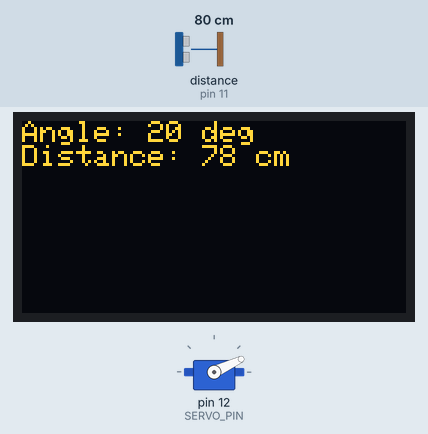
Bench run of a sketch on a simulated Arduino Uno, built with avr-gcc and run on an emulated ATmega328P. Shown: servo, 128×64 one-colour display. Wiring (inferred from the names in the program): ultrasonic range finder: trigger pin 10; echo pin 11. The inputs (shaded band) are chosen by the test bench; at power-on: distance to the obstacle (sensor on pin 11) 80 cm. The echo pulse lasts 58.3 µs per cm; the OLED is the two-colour kind (top 16 rows yellow).

Above: at 3.2 s.
3.3 s: distance to the obstacle (sensor on pin 11) set to 2 cm
At 3.84 s:
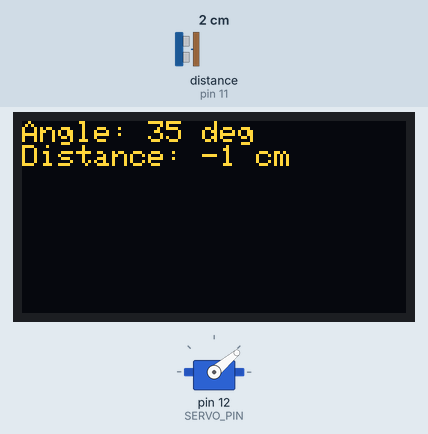
5.9 s: distance to the obstacle (sensor on pin 11) set to 4 cm
At 6.14 s:
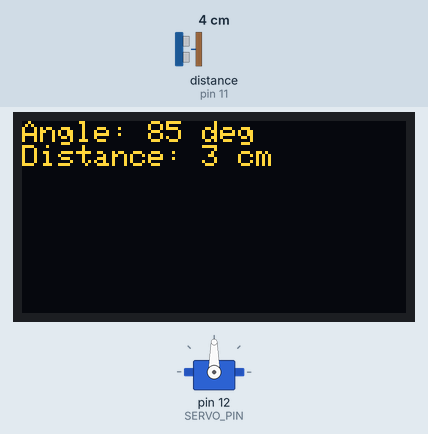
8.6 s: distance to the obstacle (sensor on pin 11) set to 9 cm
At 8.9 s:
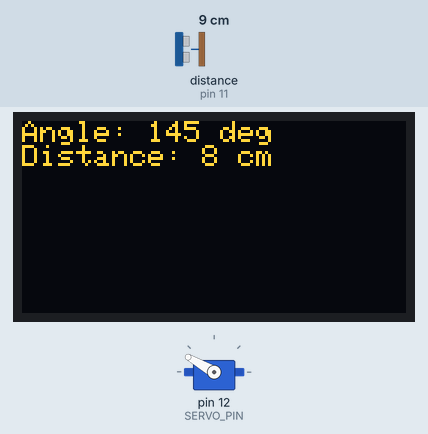
Timing chart, 0 to 17.4 s (numbered marks = the images above; inputs shaded):
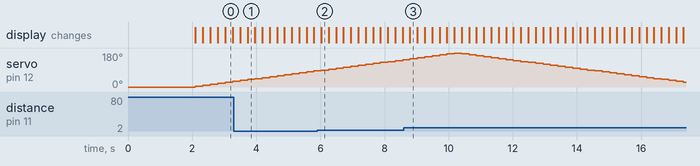

The sketch:

code10.ino
```cpp
#include <Servo.h>
#include <Wire.h>
#include <Adafruit_GFX.h>
#include <Adafruit_SSD1306.h>

#define SCREEN_WIDTH 128  // OLED display width, in pixels
#define SCREEN_HEIGHT 64  // OLED display height, in pixels (adjust to 32 if it's smaller)
#define OLED_RESET -1     // Reset pin # (or -1 if sharing Arduino reset pin)
#define OLED_I2C_ADDRESS 0x3C  // Common I2C address for SSD1306

Adafruit_SSD1306 display(SCREEN_WIDTH, SCREEN_HEIGHT, &Wire, OLED_RESET);

#define TRIG_PIN 10
#define ECHO_PIN 11
#define SERVO_PIN 12

Servo myServo;

int angle = 0;
int direction = 1;  // 1 for increasing, -1 for decreasing

void setup() {
  // Initialize serial for debugging (optional)
  Serial.begin(9600);

  // Initialize ultrasonic sensor pins
  pinMode(TRIG_PIN, OUTPUT);
  pinMode(ECHO_PIN, INPUT);

  // Attach servo
  myServo.attach(SERVO_PIN);
  myServo.write(0);  // Start at 0 degrees

  // Initialize OLED display
  if (!display.begin(SSD1306_SWITCHCAPVCC, OLED_I2C_ADDRESS)) {
    Serial.println(F("SSD1306 allocation failed"));
    for (;;);  // Don't proceed, loop forever
  }

  display.clearDisplay();
  display.setTextSize(1);
  display.setTextColor(SSD1306_WHITE);
  display.setCursor(0, 0);
  display.println(F("Ultrasonic Sonar"));
  display.display();
  delay(2000);  // Show startup message for 2 seconds
}

void loop() {
  // Measure distance
  int distance = getDistance();

  // Display angle and distance
  display.clearDisplay();
  display.setCursor(0, 0);
  display.print(F("Angle: "));
  display.print(angle);
  display.println(F(" deg"));
  display.print(F("Distance: "));
  display.print(distance);
  display.println(F(" cm"));
  display.display();

  // Update servo position
  angle += direction * 5;  // Move in steps of 5 degrees
  if (angle >= 180) {
    direction = -1;  // Reverse direction
    angle = 180;
  } else if (angle <= 0) {
    direction = 1;   // Reverse direction
    angle = 0;
  }
  myServo.write(angle);

  delay(200);  // Delay for smooth movement and display update
}

int getDistance() {
  digitalWrite(TRIG_PIN, LOW);
  delayMicroseconds(2);
  digitalWrite(TRIG_PIN, HIGH);
  delayMicroseconds(10);
  digitalWrite(TRIG_PIN, LOW);

  long duration = pulseIn(ECHO_PIN, HIGH);
  int distance = duration * 0.034 / 2;  // Speed of sound wave divided by 2 (go and back)

  // Handle invalid readings
  if (distance > 400 || distance < 2) {  // Typical range for HC-SR04 is 2-400 cm
    return -1;  // Invalid
  }
  return distance;
}
```

Measured:
- by itself, servo on pin 12 (SERVO_PIN): rises from 145° to 180° in 1.4 s, then falls to 25° in 7.1 s
